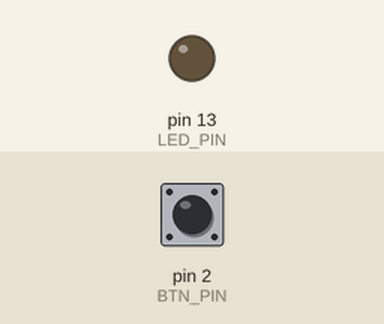
Bench run of a sketch on a simulated Arduino Mega 2560, built with avr-gcc and run on an emulated ATmega2560. On the bench: output pins drawn as LEDs (lit = HIGH). The test bench sets the inputs (shaded band); at power-on: pin 2 (BTN_PIN) HIGH.

Above: at 1.2 s.
1.3 s: pin 2 (BTN_PIN) pulled LOW for 0.15 s
At 2.1 s:
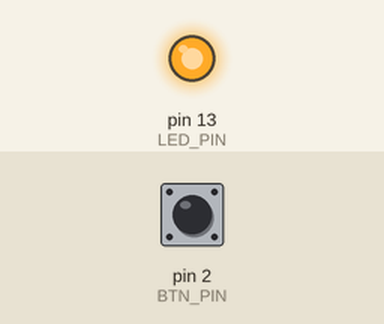
2.9 s: pin 2 (BTN_PIN) pulled LOW for 1 s
At 3.2 s:
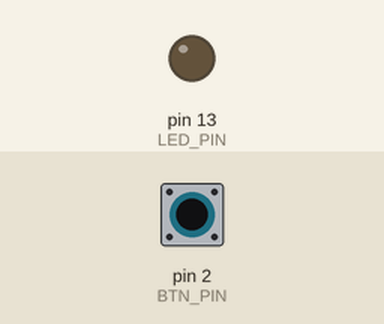
5.4 s: pin 2 (BTN_PIN) pulled LOW for 3.2 s
At 6.4 s:
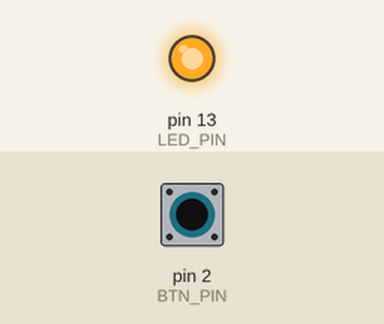
Timing chart, 0 to 8.4 s (numbered marks = the images above; inputs shaded):
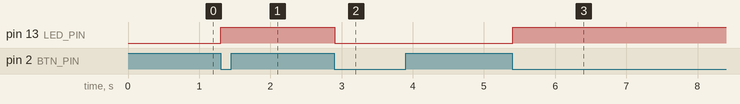

The sketch:

submission_08.ino
```cpp
// Lab 4 - toggle LED with a debounced button
//
// D2: button to ground. Configure as input and write HIGH to turn on
//     the internal pull-up resistor, so it reads LOW when pressed.
// D13: LED
// Serial1: 9600 baud status messages

#define BTN_PIN      2
#define LED_PIN      13
#define DEBOUNCE_MS  5

bool lit = false;
int lastSample = HIGH;
int btnState = HIGH;
unsigned long sampleChangedAt = 0;

void setup() {
  pinMode(BTN_PIN, INPUT);
  digitalWrite(BTN_PIN, HIGH);     // pull-up on

  pinMode(LED_PIN, OUTPUT);
  digitalWrite(LED_PIN, LOW);

  Serial1.begin(9600);
}

void loop() {
  int sample = digitalRead(BTN_PIN);

  if (sample != lastSample) {
    sampleChangedAt = millis();
    lastSample = sample;
  }

  if (millis() - sampleChangedAt >= DEBOUNCE_MS && sample != btnState) {
    btnState = sample;
    if (btnState == LOW) {
      lit = !lit;
      digitalWrite(LED_PIN, lit ? HIGH : LOW);
      Serial1.println(lit ? "ON" : "OFF");
    }
  }
}
```

Measured:
- after the input at 1.3 s, pin 13 (LED_PIN): LOW → HIGH at once
- after the input at 2.9 s, pin 13 (LED_PIN): HIGH → LOW at once
- after the input at 5.4 s, pin 13 (LED_PIN): LOW → HIGH at once
